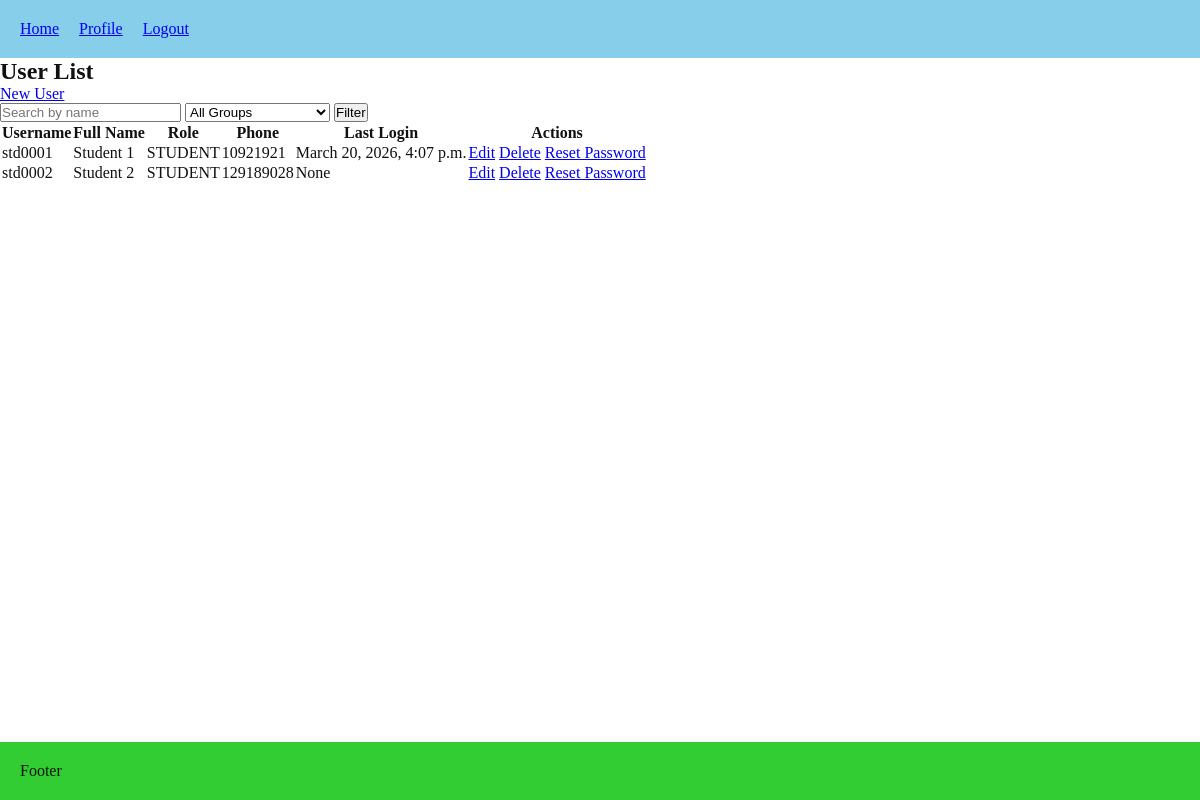
/users/users_list/ (signed in), run on the app's committed database.
### users/models.py (models this page shows, shortened)
class User(AbstractUser):
    username = models.CharField(
        max_length=150,
        unique=True,
        blank=True,
        editable=False
    )
    class Role(models.TextChoices):
        ADMIN = 'ADMIN', 'Admin'
        TEACHER = 'TEACHER', 'Teacher'
        STUDENT = 'STUDENT', 'Student'
    ROLE_PREFIXES = {
        Role.ADMIN: 'adm',
        Role.TEACHER: 'tch',
        Role.STUDENT: 'std',
    }
    role = models.CharField(max_length=20, choices=Role.choices, default=Role.STUDENT)
    phone_number = models.CharField(max_length=15, blank=True)
    must_reset_password = models.BooleanField(default=True)
    class Meta:
        constraints = [
            models.UniqueConstraint(fields=["first_name", "last_name", "role"], name="unique_full_name_per_role")
        ]

### users/views.py (the view)
# urls.py: path("users_list/", views.users_list, name="users_list"),
@login_required
def users_list(request):
    if request.user.role == User.Role.STUDENT:
        return HttpResponseForbidden("Students cannot view this page.")
    if request.user.role == User.Role.TEACHER:
        users = User.objects.filter(role=User.Role.STUDENT).exclude(is_superuser=True)
    elif request.user.role == User.Role.ADMIN:
        users = User.objects.exclude(is_superuser=True)
    else:
        users = []
    search_query = request.GET.get("q")
    if search_query:
        users = users.filter(
            Q(first_name__icontains=search_query) |
            Q(last_name__icontains=search_query)
        )
    role_filter = request.GET.get("role")
    if role_filter:
        users = users.filter(role=role_filter)
    groups_qs = Group.objects.all()
    if request.user.role == User.Role.TEACHER:
        groups_qs = groups_qs.filter(teacher=request.user)
    group_filter = request.GET.get("group")
    if group_filter:
        users = users.filter(enrollments__group_id=group_filter).distinct()
    return render(request, "users/users_list.html", {
        "users": users,
        "can_manage": request.user.role in [User.Role.ADMIN, User.Role.TEACHER],
        "groups": groups_qs,
        "selected_group": group_filter,
        })

### lessons/models.py (called while the page is built)
    def __str__(self):
        return self.name

### users/templates/users/users_list.html (shortened to what this page needs)
{% extends "core/base.html" %}
{% block content %}
<h2>User List</h2>
<a href="{% url 'users:create_user' %}">New User</a>
<form method="get">
    <input type="text" name="q" placeholder="Search by name" value="{{ request.GET.q }}">
    <select name="group">
    <option value="">All Groups</option>
</select>
    <button type="submit">Filter</button>
</form>
<table>
    <thead>
        <tr>
            <th>Username</th>
            <th>Full Name</th>
            <th>Role</th>
            <th>Phone</th>
            <th>Last Login</th>
            <th>Actions</th>
        </tr>
    </thead>
    <tbody>
        {% for user in users %}
        <tr>
            <td>{{ user.username }}</td>
            <td>{{ user.get_full_name }}</td>
            <td>{{ user.role }}</td>
            <td>{{ user.phone_number }}</td>
            <td>{{ user.last_login }}</td>
            <td>
                {% if can_manage %}
                    <a href="{% url 'users:edit_user' user.id %}">Edit</a>
                    <a href="{% url 'users:delete_user' user.id %}">Delete</a>
                    <a href="{% url 'users:reset_password' user.id %}">Reset Password</a>
                {% endif %}
            </td>
        </tr>
        {% empty %}
        <tr>
            <td colspan="6">No users found.</td>
        </tr>
        {% endfor %}
    </tbody>
</table>
{% endblock %}

### core/static/core/style.css (style rules this page uses)
* { box-sizing: border-box; margin: 0; padding: 0; list-style: none; }
:root { font-size: 12; --theme-color: skyblue; --secondary-color: limegreen; }
.theme-light { --bg: #ffffff; --text: #111111; --surface: #f5f5f5; --border: #e0e0e0; }
body { background-color: var(--bg); color: var(--text); display: flex; flex-direction: column; min-height: 100vh; }
a { transition: 0.3s; }

### data on the page
User: username "std0001", get_full_name "Student 1", role "STUDENT", phone_number "10921921", last_login "March 20, 2026, 4:07 p.m."
User: username "std0002", get_full_name "Student 2", role "STUDENT", phone_number "129189028", last_login "None"
